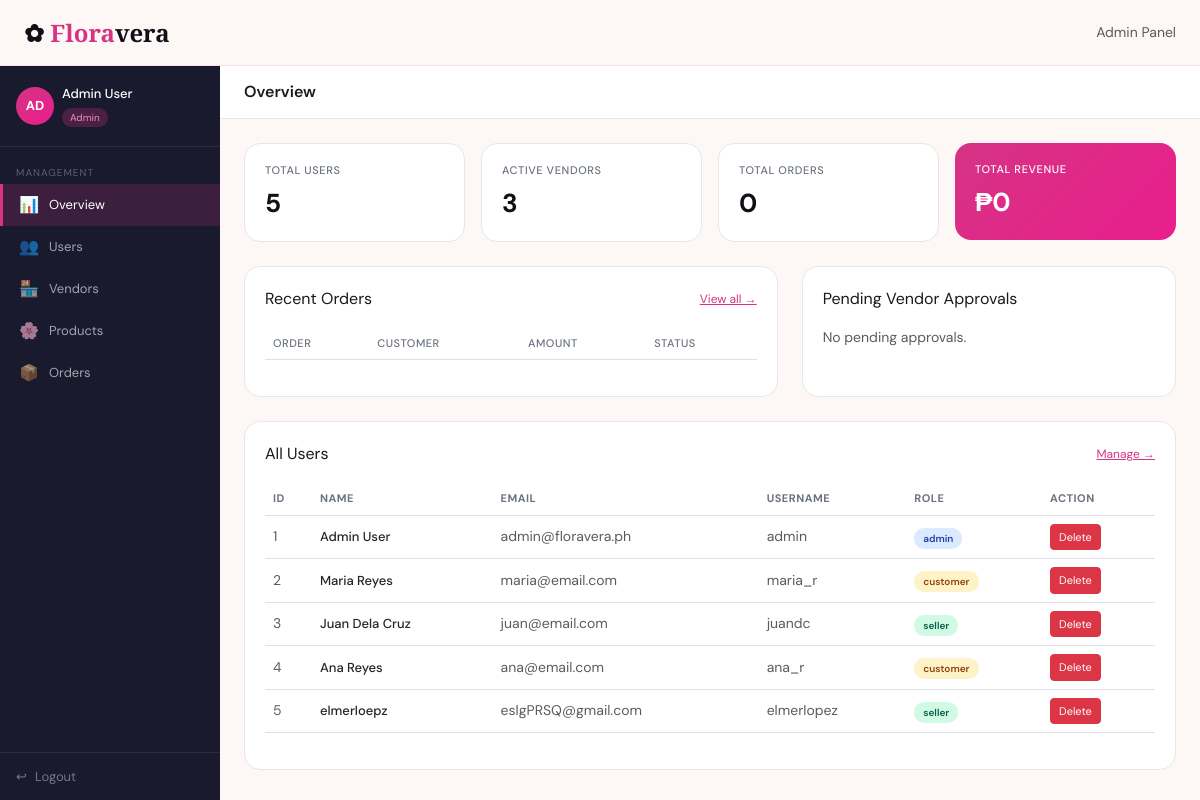
/admin/dashboard.php (signed in), run on an earlier commit of the app's database.
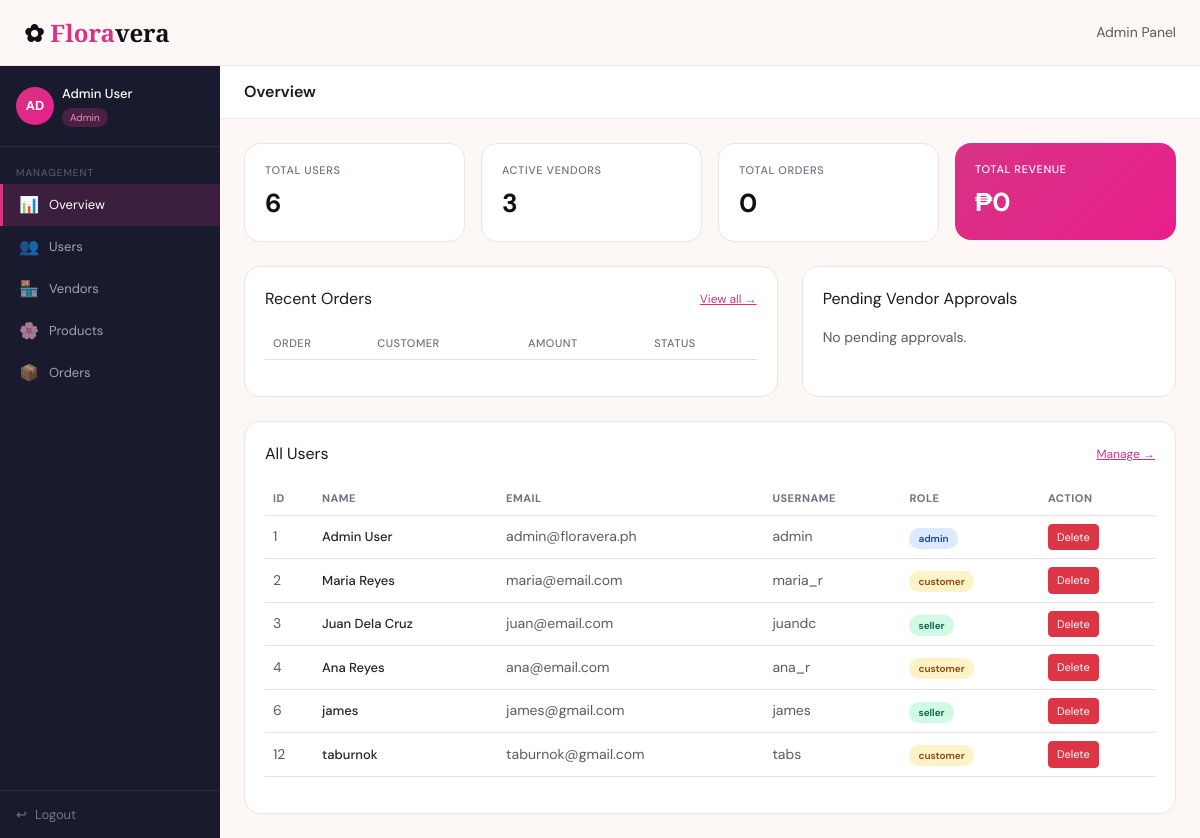
And on a later commit of the database.
### tables this page shows
CREATE TABLE `users` (
  `id` int(11) NOT NULL,
  `fullname` varchar(100) NOT NULL,
  `email` varchar(150) NOT NULL,
  `username` varchar(80) NOT NULL,
  `password` varchar(255) NOT NULL,
  `role` enum('admin','seller','customer') NOT NULL DEFAULT 'customer',
  `created_at` timestamp NOT NULL DEFAULT current_timestamp()
);

### admin/dashboard.php (the view, shortened to what the changed rows need)
<?php
include '../dbconnect.php';
$totalUsers   = $conn->query("SELECT COUNT(*) c FROM users")->fetch_assoc()['c'];
$allUsers     = $conn->query("SELECT * FROM users ORDER BY id ASC");
?>
<!DOCTYPE html>
<html lang="en">
<head>
<link href="https://cdn.jsdelivr.net/npm/bootstrap@5.3.0/dist/css/bootstrap.min.css" rel="stylesheet">
<link href="../style.css" rel="stylesheet">
</head>
<body>
<div class="fv-dash-wrap">
  <div class="fv-main">
    <div class="fv-dash-content">
      <div class="row g-3 mb-4">
        <div class="col-6 col-lg-3"><div class="fv-stat"><div class="fv-stat-label">Total Users</div><div class="fv-stat-val"><?= $totalUsers ?></div></div></div>
      </div>
      <div class="row g-4 mb-4">
        <div class="col-lg-7">
          <div class="fv-card h-100">
            <table class="table checkout-table align-middle">
              <thead><tr><th>Order</th><th>Customer</th><th>Amount</th><th>Status</th></tr></thead>
            </table>
          </div>
        </div>
      </div>
      <div class="fv-card">
        <div class="table-responsive">
        <table class="table fv-admin-table align-middle">
          <thead><tr><th>ID</th><th>Name</th><th>Email</th><th>Username</th><th>Role</th><th>Action</th></tr></thead>
          <tbody>
          <?php while($u=$allUsers->fetch_assoc()): ?>
          <tr>
            <td class="text-muted small"><?= $u['id'] ?></td>
            <td style="font-size:13px;font-weight:500"><?= htmlspecialchars($u['fullname']) ?></td>
            <td class="text-muted small"><?= htmlspecialchars($u['email']) ?></td>
            <td class="text-muted small"><?= htmlspecialchars($u['username']) ?></td>
            <td>
              <span class="fv-status <?= $u['role']==='admin'?'fv-status-processing':($u['role']==='seller'?'fv-status-completed':'fv-status-pending') ?>">
                <?= $u['role'] ?>
              </span>
            </td>
            <td>
              <?php if($u['id']!==$_SESSION['user_id']): ?>
              <a href="delete_user.php?id=<?= $u['id'] ?>" class="btn btn-danger btn-sm"
                 onclick="return confirm('Delete this user?')" style="font-size:11px">Delete</a>
              <?php else: ?>
              <span class="text-muted small">—</span>
              <?php endif; ?>
            </td>
          </tr>
          <?php endwhile; ?>
          </tbody>
        </table>
        </div>
      </div>
    </div>
  </div>
</div>
</body></html>

What changed in the data, as far as the page shows it:
removed users: id "5", fullname "elmerloepz", email "eslgPRSQ@gmail.com", username "elmerlopez", role "seller"
added users: id "6", fullname "james", email "james@gmail.com", username "james", role "seller"
added users: id "12", fullname "taburnok", email "taburnok@gmail.com", username "tabs", role "customer"
Also different on the page:
$totalUsers: "5" → "6"
